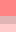

This game map was drawn from its Tiled (.tmx) file and the tilesets committed beside it. A one-line description and the full map source follow:
An orthogonal 1x2 tile map with 16x16 px tiles, 3 tile layers (regions, input_layer1, output_layer3).

<map version="1.5" tiledversion="1.7.2" orientation="orthogonal" renderorder="right-down" width="1" height="2" tilewidth="16" tileheight="16" infinite="0" nextlayerid="4" nextobjectid="1">
 <tileset firstgid="1" source="../../../porthole-tileset.tsx" />
 <layer id="3" name="regions" width="1" height="2">
  <data encoding="csv">
1,
1
</data>
 </layer>
 <layer id="1" name="input_layer1" width="1" height="2">
  <data encoding="csv">
33,
2
</data>
 </layer>
 <layer id="2" name="output_layer3" width="1" height="2">
  <data encoding="csv">
0,
98
</data>
 </layer>
</map>
